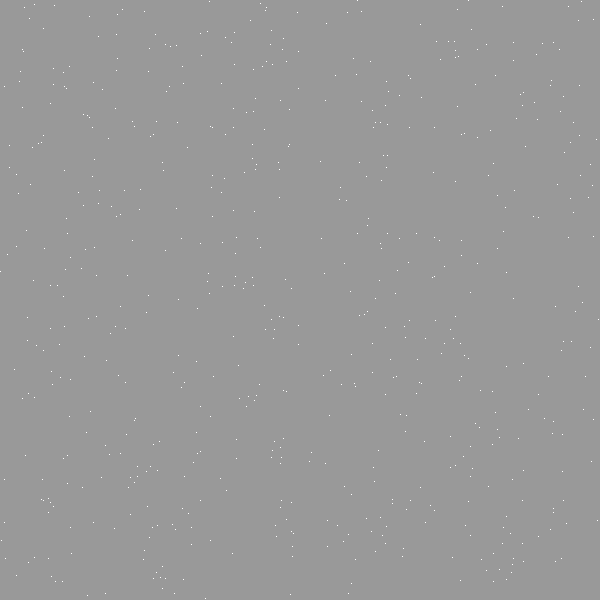
Frame 1 (no input)
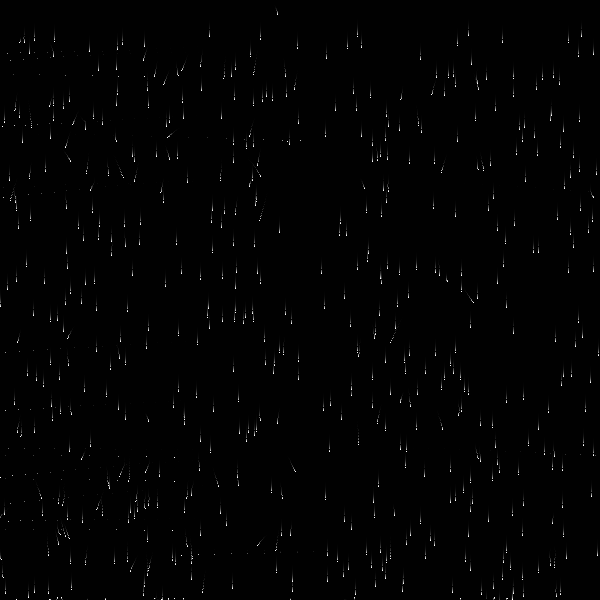
Frame 60 (the mouse pressed at the canvas centre just before this capture)
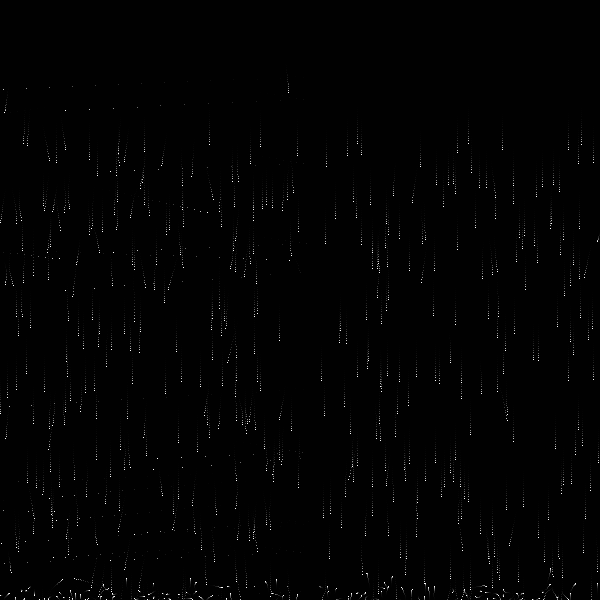
Frame 120 (the mouse held since frame 60 and released just before this capture)

The Processing sketch that drew these frames (run headless with seeded random() and noise(); from frame 60 on, the mouse is pressed at the canvas centre):

// Processing sketch: parts
// ── parts.pde
// https://www.openprocessing.org/sketch/17163

/* OpenProcessing Tweak of *@*http://www.openprocessing.org/sketch/17163*@* */
/* !do not delete the line above, required for linking your tweak if you upload again */
class particle{
  PVector x;
  PVector v;
  PVector f;
  particle(){
    x = new PVector(random(0,width),random(0,height));
    v = new PVector();
    f = new PVector();
  }
  void update(){
    v.add(f);
    f = new PVector(0,0.02);
    x.add(v);
  }
}
ArrayList particles;
float diam = 5;
float suck = 1.2;
float k = 0.1;
float c = 0.01;
void setup(){
  size(600,600);
  fill(0,64);
  noStroke();
  particles = new ArrayList();
  for(int i=0;i<600;i++){
    particles.add(new particle());
  }
}

void draw(){
  if(frameCount%30==0){println(frameRate);}
//  background(0);
  rect(0,0,width,height);
  for(int i=1;i<particles.size();i++){
    particle A = (particle) particles.get(i);
    for(int j=0;j<i;j++){
      particle B = (particle) particles.get(j);
      PVector dx = PVector.sub(B.x,A.x);
      if(abs(dx.x)<diam*suck){
        if(abs(dx.y)<diam*suck){
          if(dx.mag()<diam*suck){
            float restore = (diam - dx.mag())*k;
            dx.normalize();
            float dampen = dx.dot(PVector.sub(B.v,A.v))*c;
            dx.mult(restore - dampen);
            A.f.sub(dx);
            B.f.add(dx);
          }
        }
      }
    }
  }
  for(int i=0;i<particles.size();i++){
    particle A = (particle) particles.get(i);
    PVector mouseV = new PVector(mouseX,mouseY);
    PVector pmouseV = new PVector(pmouseX,pmouseY);
    if(mousePressed){
      PVector dx = PVector.sub(A.x,mouseV);
      float pushrad = 8;
      if(abs(dx.x)<pushrad){
        if(abs(dx.y)<pushrad){
          if(dx.mag()<pushrad){
//            dx.normalize();
//            A.f.add(PVector.mult(dx,0.8));
            A.v.add(PVector.mult(PVector.sub(
              PVector.sub(mouseV,pmouseV),A.v),0.2));
          }
        }
      }
    }
    boolean dampen = false;
    if(A.x.x<0){
      A.f.x -= A.x.x*k;
      dampen = true;
    };
    if(A.x.x>width){
      A.f.x -= (A.x.x-width)*k;
      dampen = true;
    };
    
    if((A.x.x>(width/2)) && (A.x.x<(width/2 + 20))){
      if (A.f.x < 0)
        A.f.x -= (A.x.x-(width/2))*k*0.5;
      else
        A.f.x -= A.x.x*k;
      dampen = true;
    };
    //if((A.x.x>(width/2)) && (A.x.x<(width/2 - 20))){
    //  A.f.x -= (A.x.x-(width/2))*k;
    //  dampen = true;
   // };
    
    if(A.x.y<0){
      A.f.y -= A.x.y*k;
      dampen = true;
    };
    if(A.x.y>height){
      A.f.y -= (A.x.y-height)*k;
      dampen = true;
    };
    if(dampen){A.v.mult(0.9);}
    A.update();
    set(int(A.x.x),int(A.x.y),color(255));
  }
}
// ── VasaData.pde
// it's the left Vasa side at 1029x1029 

int[] LeftBoundX = 
{0, 0, 0, 0, 0, 0, 0, 0, 0, 0, 0, 0, 0, 0, 0, 0, 0, 0, 0, 0, 0, 0, 0, 
0, 0, 0, 0, 0, 0, 0, 0, 0, 0, 0, 0, 0, 0, 0, 0, 0, 0, 0, 0, 0, 0, 0, 
0, 0, 0, 0, 0, 0, 0, 0, 0, 0, 0, 0, 0, 0, 0, 0, 0, 0, 0, 0, 0, 0, 0, 
0, 0, 0, 0, 0, 0, 0, 0, 0, 0, 0, 0, 0, 0, 0, 0, 0, 0, 0, 0, 514, 181,
169, 164, 162, 162, 163, 163, 164, 164, 164, 165, 165, 166, 166, 166,
167, 167, 168, 168, 168, 169, 169, 169, 170, 170, 170, 171, 171, 171,
172, 172, 172, 173, 173, 173, 174, 174, 174, 174, 175, 175, 175, 175,
176, 176, 176, 176, 177, 177, 177, 177, 177, 178, 178, 178, 178, 178,
178, 179, 179, 179, 179, 179, 179, 179, 179, 180, 180, 180, 180, 180,
180, 180, 181, 181, 181, 181, 181, 181, 181, 181, 182, 182, 182, 182,
182, 182, 182, 183, 183, 183, 183, 183, 183, 183, 184, 184, 184, 184,
184, 184, 184, 185, 185, 185, 185, 185, 185, 185, 186, 186, 186, 186,
186, 186, 186, 187, 187, 187, 187, 187, 187, 188, 188, 188, 188, 188,
188, 189, 189, 189, 189, 189, 189, 190, 190, 190, 190, 190, 190, 191,
191, 191, 191, 191, 191, 192, 192, 192, 192, 192, 192, 193, 193, 193,
193, 193, 193, 194, 194, 194, 194, 194, 194, 195, 195, 195, 195, 195,
195, 196, 196, 196, 196, 196, 196, 196, 197, 197, 197, 197, 197, 197,
197, 197, 198, 198, 198, 198, 198, 198, 198, 198, 199, 199, 199, 199,
199, 199, 199, 199, 199, 199, 199, 199, 199, 200, 200, 200, 200, 200,
200, 200, 200, 200, 200, 200, 200, 200, 200, 200, 200, 200, 200, 200,
200, 200, 200, 200, 200, 200, 201, 201, 201, 201, 201, 201, 201, 201,
201, 201, 201, 201, 201, 201, 201, 201, 201, 201, 201, 201, 201, 201,
201, 201, 202, 202, 202, 202, 203, 203, 203, 203, 204, 204, 204, 205,
205, 205, 206, 206, 207, 207, 207, 208, 208, 209, 209, 210, 210, 211,
211, 212, 212, 213, 213, 214, 214, 215, 215, 216, 217, 217, 218, 218,
219, 220, 220, 221, 221, 222, 223, 223, 224, 225, 225, 226, 227, 227,
228, 229, 230, 230, 231, 232, 232, 233, 234, 235, 235, 236, 237, 238,
239, 239, 240, 241, 242, 242, 243, 244, 245, 246, 247, 247, 248, 249,
250, 251, 252, 252, 253, 254, 255, 256, 257, 258, 258, 259, 260, 261,
262, 263, 264, 265, 266, 266, 267, 268, 269, 270, 271, 272, 273, 274,
275, 276, 277, 278, 279, 280, 281, 282, 283, 283, 284, 285, 286, 287,
288, 289, 290, 291, 292, 293, 294, 295, 296, 297, 298, 299, 300, 301,
302, 303, 304, 306, 307, 308, 309, 310, 311, 312, 313, 314, 315, 316,
317, 318, 319, 320, 321, 322, 323, 324, 325, 326, 327, 329, 330, 331,
332, 333, 334, 335, 336, 337, 338, 339, 340, 341, 342, 343, 344, 345,
346, 347, 348, 349, 349, 350, 351, 351, 352, 352, 353, 353, 354, 354,
354, 355, 355, 356, 356, 356, 357, 357, 357, 357, 358, 358, 358, 358,
359, 359, 359, 359, 359, 359, 359, 360, 360, 360, 360, 360, 360, 360,
360, 360, 360, 360, 360, 359, 359, 359, 359, 359, 359, 359, 358, 358,
358, 358, 357, 357, 357, 356, 356, 355, 355, 355, 354, 354, 353, 352,
352, 351, 351, 350, 349, 348, 348, 347, 346, 345, 344, 343, 343, 342,
341, 340, 339, 338, 337, 336, 335, 334, 333, 332, 331, 330, 329, 327,
326, 325, 324, 323, 322, 321, 320, 318, 317, 316, 315, 314, 312, 311,
310, 309, 308, 306, 305, 304, 303, 301, 300, 299, 297, 296, 295, 293,
292, 291, 289, 288, 286, 285, 283, 281, 279, 277, 276, 275, 275, 275,
275, 275, 275, 276, 276, 277, 277, 278, 279, 279, 280, 281, 281, 282,
282, 283, 284, 284, 285, 285, 286, 286, 286, 287, 287, 287, 288, 288,
288, 288, 288, 288, 289, 289, 289, 289, 289, 289, 289, 289, 289, 288,
288, 288, 288, 288, 288, 287, 287, 287, 286, 286, 286, 285, 285, 284,
284, 283, 282, 282, 281, 280, 280, 279, 278, 277, 277, 276, 276, 275,
275, 275, 275, 276, 278, 280, 281, 282, 283, 284, 285, 285, 286, 286,
287, 287, 288, 288, 288, 288, 289, 289, 289, 289, 289, 289, 289, 289,
289, 289, 289, 289, 289, 289, 289, 289, 289, 289, 289, 289, 289, 289,
288, 288, 288, 288, 288, 288, 287, 287, 287, 287, 287, 286, 286, 286,
285, 285, 285, 284, 284, 283, 283, 282, 282, 281, 281, 280, 280, 279,
278, 278, 277, 276, 276, 275, 274, 273, 273, 272, 271, 270, 269, 269,
268, 267, 266, 266, 265, 264, 264, 264, 263, 263, 262, 262, 262, 262,
261, 261, 261, 261, 261, 261, 261, 261, 261, 261, 261, 261, 261, 261,
261, 261, 262, 262, 262, 262, 262, 262, 262, 262, 262, 263, 263, 263,
263, 263, 263, 264, 264, 264, 264, 265, 265, 265, 265, 266, 266, 266,
266, 267, 267, 268, 268, 268, 269, 269, 270, 270, 270, 271, 271, 272,
272, 273, 273, 274, 275, 275, 276, 276, 277, 277, 278, 278, 279, 279,
280, 280, 281, 281, 282, 283, 283, 284, 284, 284, 285, 285, 286, 286,
287, 287, 288, 288, 288, 289, 289, 289, 290, 290, 290, 290, 291, 291,
291, 291, 291, 291, 291, 289, 0, 0, 0, 0, 0, 0, 0, 0, 0, 0, 0, 0, 0,
0, 0, 0, 0, 0, 0, 0, 0, 0, 0, 0, 0, 0, 0, 0, 0, 0, 0, 0, 0, 0, 0, 0,
0, 0, 0, 0, 0, 0, 0, 0, 0, 0, 0, 0, 0, 0, 0, 0, 0, 0, 0, 0, 0, 0, 0,
0, 0, 0, 0, 0, 0, 0, 0, 0, 0, 0, 0, 0, 0, 0, 0, 0, 0, 0, 0, 0, 0, 0,
0, 0, 0, 0, 0, 0, 0, 0, 0, 0};
